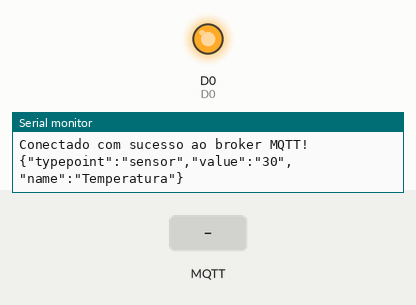
This sketch was run on a simulated ESP8266 (NodeMCU). Shown: output pins drawn as LEDs (lit = HIGH), the last lines printed to the serial monitor. The inputs (shaded band) are chosen by the test bench. WiFi joins after 1.5 s; servers stay silent unless stated; no MQTT or app messages arrive unless stated; pins used as bus, display or sensor lines are not drawn.

Above: at 2.7 s.
2.8 s: MQTT message "L" arrives on the first subscribed topic
At 7.7 s:
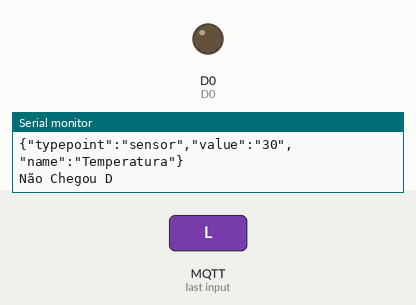
8.0 s: MQTT message "D" arrives on the first subscribed topic
At 12.4 s:
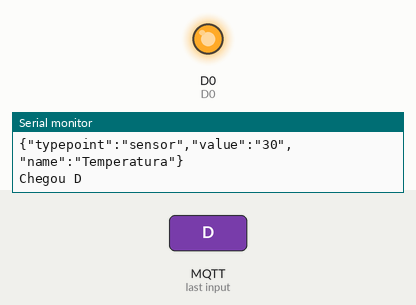
Timing chart, 0 to 13.9 s (numbered marks = the images above; inputs shaded):
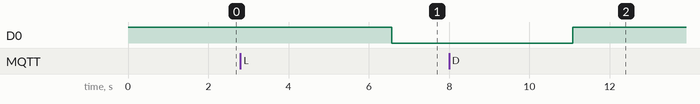

The sketch:

esp_mqtt.ino
```cpp
//Programa: NodeMCU e MQTT - Controle e Monitoramento IoT
//Autor: Pedro Bertoleti

#include <ArduinoJson.h>
#include <ESP8266WiFi.h> // Importa a Biblioteca ESP8266WiFi
#include <PubSubClient.h> // Importa a Biblioteca PubSubClient

//defines:
//defines de id mqtt e tópicos para publicação e subscribe
#define TOPICO_SUBSCRIBE "teste/espee/su"     //tópico MQTT de escuta
#define TOPICO_PUBLISH   "teste/espee"    //tópico MQTT de envio de informações para Broker
                                                   //IMPORTANTE: recomendamos fortemente alterar os nomes
                                                   //            desses tópicos. Caso contrário, há grandes
                                                   //            chances de você controlar e monitorar o NodeMCU
                                                   //            de outra pessoa.
#define ID_MQTT  "HomeAut"     //id mqtt (para identificação de sessão)
                               //IMPORTANTE: este deve ser único no broker (ou seja,
                               //            se um client MQTT tentar entrar com o mesmo
                               //            id de outro já conectado ao broker, o broker
                               //            irá fechar a conexão de um deles).


//defines - mapeamento de pinos do NodeMCU
#define D0    16
#define D1    5
#define D2    4
#define D3    0
#define D4    2
#define D5    14
#define D6    12
#define D7    13
#define D8    15
#define D9    3
#define D10   1


// WIFI
const char* SSID = "brisa-368629"; // SSID / nome da rede WI-FI que deseja se conectar
const char* PASSWORD = "binmsjgu"; // Senha da rede WI-FI que deseja se conectar

// MQTT
const char* BROKER_MQTT = "192.168.1.8"; //URL do broker MQTT que se deseja utilizar (IP do meu computador)
int BROKER_PORT = 1883; // Porta do Broker MQTT
char BUFFER[256];


//Variáveis e objetos globais
WiFiClient espClient; // Cria o objeto espClient
PubSubClient MQTT(espClient); // Instancia o Cliente MQTT passando o objeto espClient
char EstadoSaida = '0';  //variável que armazena o estado atual da saída

//Prototypes
void initSerial();
void initWiFi();
void initMQTT();
void reconectWiFi();
void mqtt_callback(char* topic, byte* payload, unsigned int length);
void VerificaConexoesWiFIEMQTT(void);
void InitOutput(void);

/*
 *  Implementações das funções
 */
void setup()
{
    //inicializações:
    InitOutput();
    initSerial();
    initWiFi();
    initMQTT();
}

//Função: inicializa comunicação serial com baudrate 115200 (para fins de monitorar no terminal serial
//Parâmetros: nenhum
//Retorno: nenhum
void initSerial()
{
    Serial.begin(115200);
}

//Função: inicializa e conecta-se na rede WI-FI desejada
//Parâmetros: nenhum
//Retorno: nenhum
void initWiFi()
{
    delay(10);
    Serial.println("------Conexao WI-FI------");
    Serial.print("Conectando-se na rede: ");
    Serial.println(SSID);
    Serial.println("Aguarde");

    reconectWiFi();
}

//Função: inicializa parâmetros de conexão MQTT(endereço do
//        broker, porta e seta função de callback)
//Parâmetros: nenhum
//Retorno: nenhum
void initMQTT()
{
    MQTT.setServer(BROKER_MQTT, BROKER_PORT);   //informa qual broker e porta deve ser conectado
    MQTT.setCallback(mqtt_callback);            //atribui função de callback (função chamada quando qualquer informação de um dos tópicos subescritos chega)
}

//Função: função de callback
//        esta função é chamada toda vez que uma informação de
//        um dos tópicos subscritos chega)
//Parâmetros: nenhum
//Retorno: nenhum
void mqtt_callback(char* topic, byte* payload, unsigned int length)
{
    String msg;

    //obtem a string do payload recebido
    for(int i = 0; i < length; i++)
    {
       char c = (char)payload[i];
       msg += c;
    }

    //executa ação dependendo da string recebida:
    //verifica se deve colocar nivel alto de tensão na saída D0:
    //IMPORTANTE: o Led já contido na placa é acionado com lógica invertida (ou seja,
    //enviar HIGH para o output faz o Led apagar / enviar LOW faz o Led acender)
    if (msg.equals("L"))
    {
        digitalWrite(D0, LOW);
        EstadoSaida = '1';
        Serial.println("Não Chegou D");

    }

    //verifica se deve colocar nivel alto de tensão na saída D0:
    if (msg.equals("D"))
    {
        digitalWrite(D0, HIGH);
        EstadoSaida = '0';
        Serial.println("Chegou D");
    }

}

//Função: reconecta-se ao broker MQTT (caso ainda não esteja conectado ou em caso de a conexão cair)
//        em caso de sucesso na conexão ou reconexão, o subscribe dos tópicos é refeito.
//Parâmetros: nenhum
//Retorno: nenhum
void reconnectMQTT()
{
    while (!MQTT.connected())
    {
        Serial.print("* Tentando se conectar ao Broker MQTT: ");
        Serial.println(BROKER_MQTT);
        if (MQTT.connect(ID_MQTT))
        {
            Serial.println("Conectado com sucesso ao broker MQTT!");
            MQTT.subscribe(TOPICO_SUBSCRIBE);
        }
        else
        {
            Serial.println("Falha ao reconectar no broker.");
            Serial.println("Havera nova tentatica de conexao em 2s");
            delay(2000);
        }
    }
}

//Função: reconecta-se ao WiFi
//Parâmetros: nenhum
//Retorno: nenhum
void reconectWiFi()
{
    //se já está conectado a rede WI-FI, nada é feito.
    //Caso contrário, são efetuadas tentativas de conexão
    if (WiFi.status() == WL_CONNECTED)
        return;

    WiFi.begin(SSID, PASSWORD); // Conecta na rede WI-FI

    while (WiFi.status() != WL_CONNECTED)
    {
        delay(100);
        Serial.print(".");
    }

    Serial.println();
    Serial.print("Conectado com sucesso na rede ");
    Serial.print(SSID);
    Serial.println("IP obtido: ");
    Serial.println(WiFi.localIP());
}

//Função: verifica o estado das conexões WiFI e ao broker MQTT.
//        Em caso de desconexão (qualquer uma das duas), a conexão
//        é refeita.
//Parâmetros: nenhum
//Retorno: nenhum
void VerificaConexoesWiFIEMQTT(void)
{
    if (!MQTT.connected())
        reconnectMQTT(); //se não há conexão com o Broker, a conexão é refeita

     reconectWiFi(); //se não há conexão com o WiFI, a conexão é refeita
}

//Função: envia ao Broker o estado atual do output
//Parâmetros: nenhum
//Retorno: nenhum
void EnviaEstadoOutputMQTT(void)
{

DynamicJsonDocument doc(1024);


 //  doc["topic"] = TOPICO_PUBLISH;
  // doc["retained"] = true;
  // doc["qos"] = 0;

  // JsonObject message  = doc.createNestedObject("message");
  //message["id"] = "id";
  doc["typepoint"] = "sensor";
  doc["value"] = "30";
  doc["name"] = "Temperatura";


/*
  doc["sensor"] = "temperatura";
  doc["time"] = "<timestamp>";
  doc["valor"] = 30;
*/
  serializeJson(doc, BUFFER);
  MQTT.publish(TOPICO_PUBLISH, BUFFER);

  if (EstadoSaida == '0')
    //MQTT.publish(TOPICO_PUBLISH, "D");

  if (EstadoSaida == '1')
    //MQTT.publish(TOPICO_PUBLISH, "L");


  Serial.println("- Estado da saida D0 enviado ao broker!");
  Serial.println(BUFFER);
  delay(500);
}

//Função: inicializa o output em nível lógico baixo
//Parâmetros: nenhum
//Retorno: nenhum
void InitOutput(void)
{
    //IMPORTANTE: o Led já contido na placa é acionado com lógica invertida (ou seja,
    //enviar HIGH para o output faz o Led apagar / enviar LOW faz o Led acender)
    pinMode(D0, OUTPUT);
    digitalWrite(D0, HIGH);
    pinMode(13, OUTPUT);
    digitalWrite(13, HIGH);
}


//programa principal
void loop()
{
    //garante funcionamento das conexões WiFi e ao broker MQTT
    VerificaConexoesWiFIEMQTT();

    //envia o status de todos os outputs para o Broker no protocolo esperado
    EnviaEstadoOutputMQTT();

    //keep-alive da comunicação com broker MQTT
    MQTT.loop();
    digitalWrite(13, LOW);
    delay(2000);
    digitalWrite(13, HIGH);
    delay(2000);


}
```

Measured:
- after the input at 2.8 s, D0: HIGH → LOW after 3.8 s
- after the input at 8.0 s, D0: LOW → HIGH after 3.1 s
